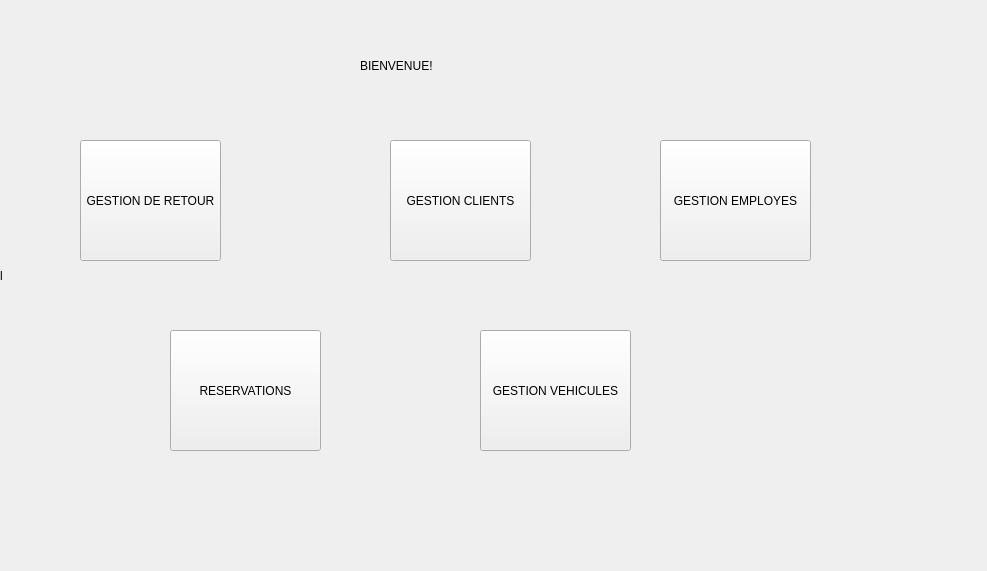
<?xml version="1.0" encoding="UTF-8"?>
<ui version="4.0">
 <class>espacepro</class>
 <widget class="QWidget" name="espacepro">
  <property name="geometry">
   <rect>
    <x>0</x>
    <y>0</y>
    <width>987</width>
    <height>571</height>
   </rect>
  </property>
  <property name="windowTitle">
   <string>Form</string>
  </property>
  <widget class="QLabel" name="label_4">
   <property name="geometry">
    <rect>
     <x>10</x>
     <y>10</y>
     <width>181</width>
     <height>101</height>
    </rect>
   </property>
   <property name="text">
    <string/>
   </property>
  </widget>
  <widget class="QLabel" name="label_2">
   <property name="geometry">
    <rect>
     <x>360</x>
     <y>50</y>
     <width>241</width>
     <height>31</height>
    </rect>
   </property>
   <property name="text">
    <string>BIENVENUE!</string>
   </property>
  </widget>
  <widget class="QPushButton" name="pushButton_2">
   <property name="geometry">
    <rect>
     <x>390</x>
     <y>140</y>
     <width>141</width>
     <height>121</height>
    </rect>
   </property>
   <property name="text">
    <string>GESTION CLIENTS</string>
   </property>
  </widget>
  <widget class="QPushButton" name="pushButton_4">
   <property name="geometry">
    <rect>
     <x>80</x>
     <y>140</y>
     <width>141</width>
     <height>121</height>
    </rect>
   </property>
   <property name="text">
    <string>GESTION DE RETOUR</string>
   </property>
  </widget>
  <widget class="QPushButton" name="pushButton_5">
   <property name="geometry">
    <rect>
     <x>170</x>
     <y>330</y>
     <width>151</width>
     <height>121</height>
    </rect>
   </property>
   <property name="text">
    <string>RESERVATIONS</string>
   </property>
  </widget>
  <widget class="QPushButton" name="pushButton">
   <property name="geometry">
    <rect>
     <x>660</x>
     <y>140</y>
     <width>151</width>
     <height>121</height>
    </rect>
   </property>
   <property name="text">
    <string>GESTION EMPLOYES</string>
   </property>
  </widget>
  <widget class="QPushButton" name="pushButton_3">
   <property name="geometry">
    <rect>
     <x>480</x>
     <y>330</y>
     <width>151</width>
     <height>121</height>
    </rect>
   </property>
   <property name="text">
    <string>GESTION VEHICULES</string>
   </property>
  </widget>
  <widget class="QLabel" name="label_8">
   <property name="geometry">
    <rect>
     <x>0</x>
     <y>0</y>
     <width>981</width>
     <height>551</height>
    </rect>
   </property>
   <property name="text">
    <string>l</string>
   </property>
  </widget>
  <zorder>label_8</zorder>
  <zorder>label_4</zorder>
  <zorder>label_2</zorder>
  <zorder>pushButton_2</zorder>
  <zorder>pushButton_4</zorder>
  <zorder>pushButton_5</zorder>
  <zorder>pushButton</zorder>
  <zorder>pushButton_3</zorder>
 </widget>
 <resources/>
 <connections/>
</ui>
